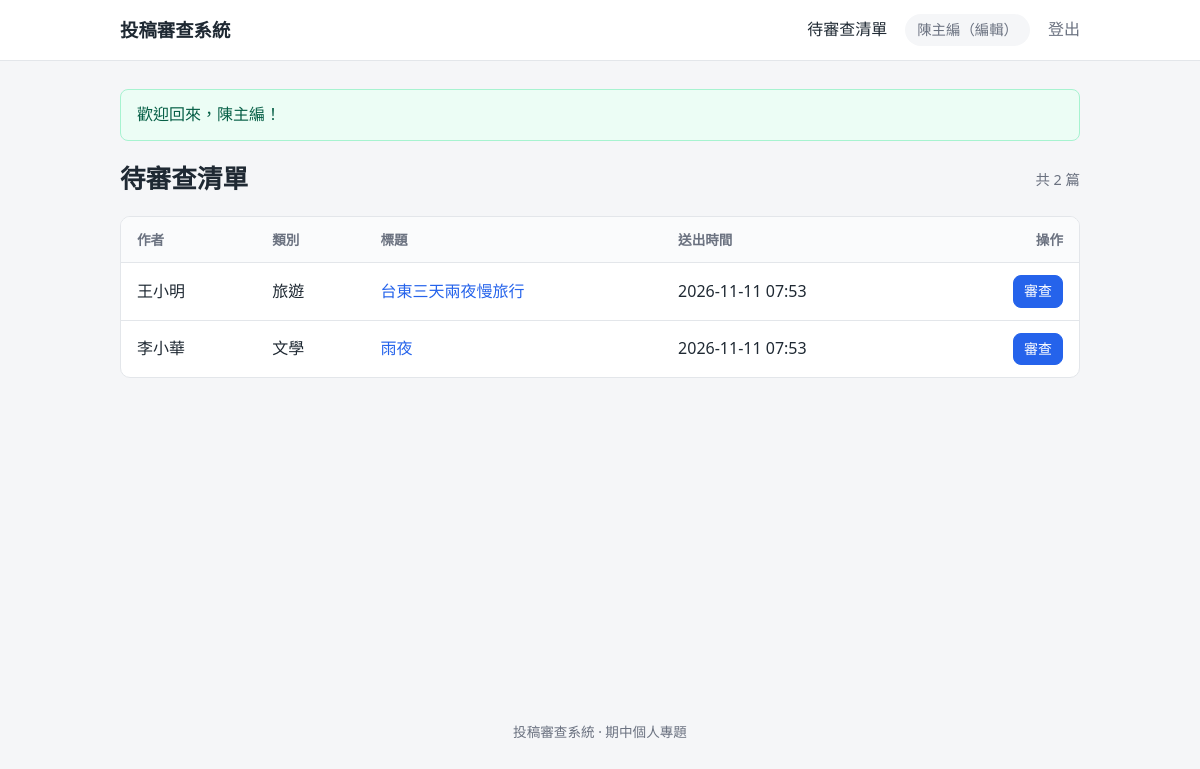
Screenshot of /editor/index.php (signed in) with the database file from the repository.
### tables this page shows
CREATE TABLE manuscripts (
    id           INT AUTO_INCREMENT PRIMARY KEY,
    author_id    INT NOT NULL,
    category_id  INT NOT NULL,
    title        VARCHAR(200) NOT NULL,
    content      TEXT NOT NULL,
    status       ENUM('editing', 'reviewing', 'approved') NOT NULL DEFAULT 'editing',
    submitted_at DATETIME NULL,
    created_at   DATETIME NOT NULL DEFAULT CURRENT_TIMESTAMP,
    updated_at   DATETIME NOT NULL DEFAULT CURRENT_TIMESTAMP ON UPDATE CURRENT_TIMESTAMP,
    CONSTRAINT fk_manuscript_author   FOREIGN KEY (author_id)   REFERENCES users(id),
    CONSTRAINT fk_manuscript_category FOREIGN KEY (category_id) REFERENCES categories(id),
    INDEX idx_author_status (author_id, status),
    INDEX idx_status (status)
);

CREATE TABLE users (
    id            INT AUTO_INCREMENT PRIMARY KEY,
    username      VARCHAR(50)  NOT NULL UNIQUE,
    password_hash VARCHAR(255) NOT NULL,
    display_name  VARCHAR(50)  NOT NULL,
    role          ENUM('author', 'editor') NOT NULL,
    created_at    DATETIME NOT NULL DEFAULT CURRENT_TIMESTAMP
);

CREATE TABLE categories (
    id   INT AUTO_INCREMENT PRIMARY KEY,
    name VARCHAR(50) NOT NULL UNIQUE
);

### includes/db.php (called while the page is built, shortened)
<?php
function db(): PDO
{
    static $pdo = null;
    if ($pdo === null) {
        $dsn = sprintf(
            'mysql:host=%s;port=%s;dbname=%s;charset=utf8mb4',
            env('DB_HOST', '127.0.0.1'),
            env('DB_PORT', '3306'),
            env('DB_NAME', 'submission_review')
        );
        $pdo = new PDO($dsn, env('DB_USER', 'root'), env('DB_PASS', ''), [
            PDO::ATTR_ERRMODE            => PDO::ERRMODE_EXCEPTION,
            PDO::ATTR_DEFAULT_FETCH_MODE => PDO::FETCH_ASSOC,
            PDO::ATTR_EMULATE_PREPARES   => false,
        ]);
    }
    return $pdo;
}

### includes/manuscripts.php (called while the page is built, shortened)
<?php
require_once __DIR__ . '/helpers.php';
function pending_manuscripts(): array
{
    return db()->query(
        "SELECT m.id, m.title, m.submitted_at, c.name AS category, u.display_name AS author
         FROM manuscripts m
         JOIN categories c ON c.id = m.category_id
         JOIN users u ON u.id = m.author_id
         WHERE m.status = 'reviewing'
         ORDER BY m.submitted_at ASC, m.id ASC"
    )->fetchAll();
}

### includes/helpers.php (called while the page is built, shortened)
<?php
require_once __DIR__ . '/db.php';
function h(?string $value): string
{
    return htmlspecialchars($value ?? '', ENT_QUOTES, 'UTF-8');
}
function url(string $path = ''): string
{
    return BASE_URL . '/' . ltrim($path, '/');
}

### editor/index.php (the view, shortened to what this page needs)
<?php
require_once __DIR__ . '/../includes/manuscripts.php';
$items = pending_manuscripts();
require __DIR__ . '/../includes/header.php';
?>
<div class="page-head">
    <h1>待審查清單</h1>
    <span class="count">共 <?= count($items) ?> 篇</span>
</div>
<?php if (!$items): ?>
    <div class="empty">目前沒有待審查的稿件。</div>
<?php else: ?>
<div class="table-wrap">
<table class="table">
    <thead>
        <tr><th>作者</th><th>類別</th><th>標題</th><th>送出時間</th><th class="actions">操作</th></tr>
    </thead>
    <tbody>
    <?php foreach ($items as $m): ?>
        <tr>
            <td data-label="作者"><?= h($m['author']) ?></td>
            <td data-label="類別"><?= h($m['category']) ?></td>
            <td data-label="標題"><a href="<?= h(url('editor/review.php?id=' . $m['id'])) ?>"><?= h($m['title']) ?></a></td>
            <td data-label="送出"><?= h(substr((string) $m['submitted_at'], 0, 16)) ?></td>
            <td class="actions"><a class="btn btn-sm btn-primary" href="<?= h(url('editor/review.php?id=' . $m['id'])) ?>">審查</a></td>
        </tr>
    <?php endforeach; ?>
    </tbody>
</table>
</div>
<?php endif; ?>
<?php require __DIR__ . '/../includes/footer.php'; ?>

### assets/style.css (style rules this page uses)
:root { --bg: #f5f6f8; --surface: #fff; --text: #1f2933; --muted: #6b7280; --border: #e3e6ea; --primary: #2563eb; --primary-dark: #1d4ed8; --danger: #dc2626; --success: #16a34a; --radius: 10px; }
* { box-sizing: border-box; }
body { margin: 0; font-family: system-ui, -apple-system, "Segoe UI", "Noto Sans TC", "Microsoft JhengHei", sans-serif; background: var(--bg); color: var(--text); line-height: 1.6; }
a { color: var(--primary); text-decoration: none; }
h1 { font-size: 1.6rem; margin: 0 0 18px; }
.page-head { display: flex; align-items: center; justify-content: space-between; margin-bottom: 16px; gap: 12px; }
.page-head h1 { margin: 0; }
.count, .muted { color: var(--muted); font-size: .9rem; }
.btn { display: inline-block; padding: 8px 16px; border-radius: 8px; border: 1px solid var(--border); background: var(--surface); color: var(--text); font: inherit; cursor: pointer; text-decoration: none; }
.btn-primary { background: var(--primary); border-color: var(--primary); color: #fff; }
.btn-sm { padding: 4px 10px; font-size: .875rem; }
.table-wrap { background: var(--surface); border: 1px solid var(--border); border-radius: var(--radius); overflow: hidden; }
.table { width: 100%; border-collapse: collapse; }
.table th, .table td { padding: 12px 16px; text-align: left; border-bottom: 1px solid var(--border); }
.table th { background: #fafbfc; font-size: .85rem; color: var(--muted); font-weight: 600; }
.table tr:last-child td { border-bottom: none; }
.table .actions { text-align: right; white-space: nowrap; }
.table .actions .btn, .table .actions form { margin-left: 4px; }

### rows the page displays
manuscripts: author.display_name "王小明", category.name "旅遊", title "台東三天兩夜慢旅行", submitted_at "2026-11-11 07:53"
manuscripts: author.display_name "李小華", category.name "文學", title "雨夜", submitted_at "2026-11-11 07:53"

### other values shown
$user['display_name'] "陳主編"
$flash['message'] "歡迎回來，陳主編！"
count($items) "2"
